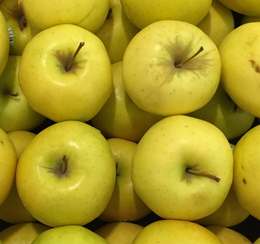
%> input picture 16.tif, 260 x 244 px, shrunk from 421 x 395 before the run
$ octave coverage_error_hist.m   (GNU Octave 9; MATLAB toolbox functions it lacks are replaced by stand-ins)
%> lines starting %> are read from the running program, lines starting %| are printed output that depends on the picture
### Interpolate.m
function [ x e ] = Interpolate( image )
%[ x e ] = Interpolation( image )
%   Returns the interpolated matrix of 'image' along with the error matrix.

if ( ischar(image) == 1 )
    %If input 'image' is the name of the image file
    p = PrintImageMatrix(image);
else
    %If input 'image' the pixel matrix itself
    p = image;
end
p = double(p);
[nr nc] = size(p);

x = (-1) * ones(nr,nc);
% Create Margin
for i = 1:nr
    for j = 1:nc
        if( ( i == 1 ) || ( j == 1 ) || ( i == nr ) || ( j == nc ) )
            x(i,j) = p(i,j);
        end
    end
end

% Down Sample => Get the Low Resolution Pixels
for i = 1:nr
    for j = 1:nc
        if( ( mod(i,2) == 1 ) && ( mod(j,2) == 1 ) )
            x(i,j) = p(i,j);
        end
    end
end

% Error Matrix
e = 999*ones(nr,nc);

% STEP I (center high resolution pixels)
for i = 1:(nr/2 - 1)
    for j = 1:(nc/2 - 1)
        %disp('************************')
        x_45 = ( x((2*i-1),(2*j+1)) + x((2*i+1),(2*j-1)) ) / 2;
        x_135 = ( x((2*i-1),(2*j-1)) + x((2*i+1),(2*j+1)) ) / 2;
        u = ( x((2*i-1),(2*j+1)) + x((2*i+1),(2*j-1)) + x((2*i-1),(2*j-1)) + x((2*i+1),(2*j+1)) ) / 4;
        S45 = [ x((2*i-1),(2*j+1)), x_45, x((2*i+1),(2*j-1)) ];
        S135 = [ x((2*i-1),(2*j-1)), x_135, x((2*i+1),(2*j+1)) ];
        sigma_e45 = ( (S45(1) - u)*(S45(1) - u) + (S45(2) - u)*(S45(2) - u) + (S45(3) - u)*(S45(3) - u) ) / 3;
        sigma_e135 = ( (S135(1) - u)*(S135(1) - u) + (S135(2) - u)*(S135(2) - u) + (S135(3) - u)*(S135(3) - u) ) / 3;
        w45 = sigma_e135 / ( sigma_e45 + sigma_e135 );
        w135 = 1 - w45;
        if( (sigma_e45 == 0) && (sigma_e135 == 0) )
            x((2*i),(2*j)) = u;
        else
            x((2*i),(2*j)) = round( w45*x_45 + w135*x_135 );
        end
        e((2*i),(2*j)) = x((2*i),(2*j)) - p((2*i),(2*j));
    end
end

% STEP II (residual high resolution pixels)
for i = 2:(nr-1)
    for j = 2:(nc-1)
        if( mod((i+j),2) == 1 )
            %disp('************************')
            x_0 = ( x(i,j-1) + x(i,j+1) ) / 2;
            x_90 = ( x(i-1,j) + x(i+1,j) ) / 2;
            u = ( x(i,j-1) + x(i,j+1) + x(i-1,j) + x(i+1,j) ) / 4;
            S0 = [ x(i,j-1), x_0, x(i,j+1) ];
            S90 = [ x(i-1,j), x_90, x(i+1,j) ];
            sigma_e0 = ( (S0(1) - u)*(S0(1) - u) + (S0(2) - u)*(S0(2) - u) + (S0(3) - u)*(S0(3) - u) ) / 3;
            sigma_e90 = ( (S90(1) - u)*(S90(1) - u) + (S90(2) - u)*(S90(2) - u) + (S90(3) - u)*(S90(3) - u) ) / 3;
            w0 = sigma_e90 / ( sigma_e0 + sigma_e90 );
            w90 = 1 - w0;
            if( (sigma_e0 == 0) && (sigma_e90 == 0) )
                x(i,j) = u;
            else
                x(i,j) = round( w0*x_0 + w90*x_90 );
            end
            e(i,j) = x(i,j) - p(i,j);
        end
    end
end

end

### coverage_error_hist.m

dr=uigetdir();
%> the answer given: .
list=dir([dr, '/*.tif']);        %here jpg is file extension of the images

for x=1:length(list)

    x

   % original '0' | forged '1'
    if( isempty(findstr(list(x).name,'t.')) == 0 )
        label(x) = 1 ;
    else
        label(x) = 0;
    end


    imagePath = [dr, '/', list(x).name];
    img = rgb2gray(imread(imagePath));
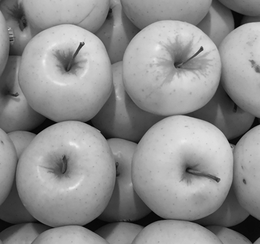
%> img: size 244x260 uint8; min 0, max 239, mean 140.5

    [or e] = Interpolate(img);
%> after the loop in Interpolate, `for i = 1:nr`:
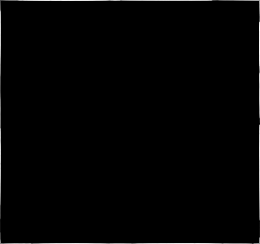
%> x: size 244x260 double; min -1, max 216, mean 1.3; drawn with min black and max white
%> after the loop in Interpolate, `for i = 1:nr`:
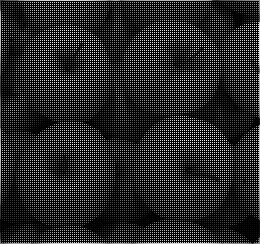
%> x: size 244x260 double; min -1, max 236, mean 36.1; drawn with min black and max white
%> after the loop in Interpolate, `for i = 1:(nr/2 - 1)`:
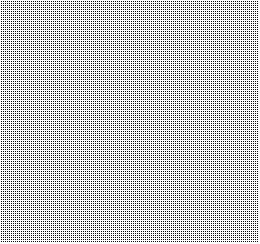
%> e: size 244x260 double; min -51, max 999, mean 753.3; drawn with min black and max white
%> after the loop in Interpolate, `for i = 1:(nr/2 - 1)`:
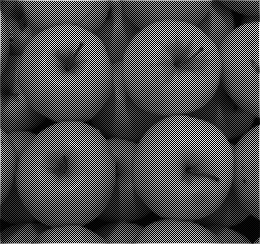
%> x: size 244x260 double; min -1, max 236, mean 71; drawn with min black and max white
%> after the loop in Interpolate, `for i = 2:(nr-1)`:
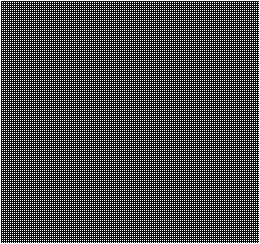
%> e: size 244x260 double; min -69, max 999, mean 261.8; drawn with min black and max white
%> after the loop in Interpolate, `for i = 2:(nr-1)`: S0 = [113 119 125]; S90 = [114 120 126]; sigma_e0 = 24.25; u = 119.5; w0 = 0.5; x_0 = 119; x_90 = 120
    h = hist(e(:),0:255);
%> h = 256 values, max 30705 at index 1, min 0 at index 53, mean 247.8

    h = h/sum(sum(h)) ;
%> h = 256 values, max 0.484 at index 1, min 0 at index 53, mean 0.00391

    feature_error_hist(x,1:256) = h;
    feature_error_hist(x,257) = label(x);

end
%> pass 2 of the loop `for x=1:length(list)`:
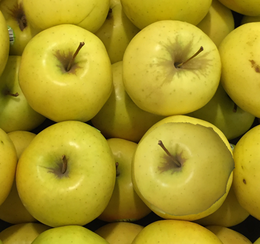
%> input picture 16t.tif, 260 x 244 px, shrunk from 421 x 395 before the run
%> after the loop in Interpolate (call 2), `for i = 1:(nr/2 - 1)`:
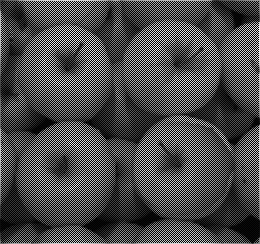
%> x: size 244x260 double; min -1, max 236, mean 70.1; drawn with min black and max white
%> after the loop in Interpolate (call 2), `for i = 2:(nr-1)`:
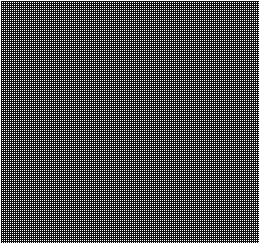
%> e: size 244x260 double; min -69, max 999, mean 261.8; mean of the top-left, top-right, bottom-left and bottom-right quarters 257.8, 261.6, 261.9, 265.8; drawn with min black and max white
%> `h = hist(e(:),0:255);`: h = 256 values, max 30558 at index 1, min 0 at index 53, mean 247.8
%> `h = h/sum(sum(h)) ;`: h = 256 values, max 0.482 at index 1, min 0 at index 53, mean 0.00391

 filename = 'New_Coverage_wmean_err_hist_norm.csv';
 csvwrite(filename,feature_error_hist);
